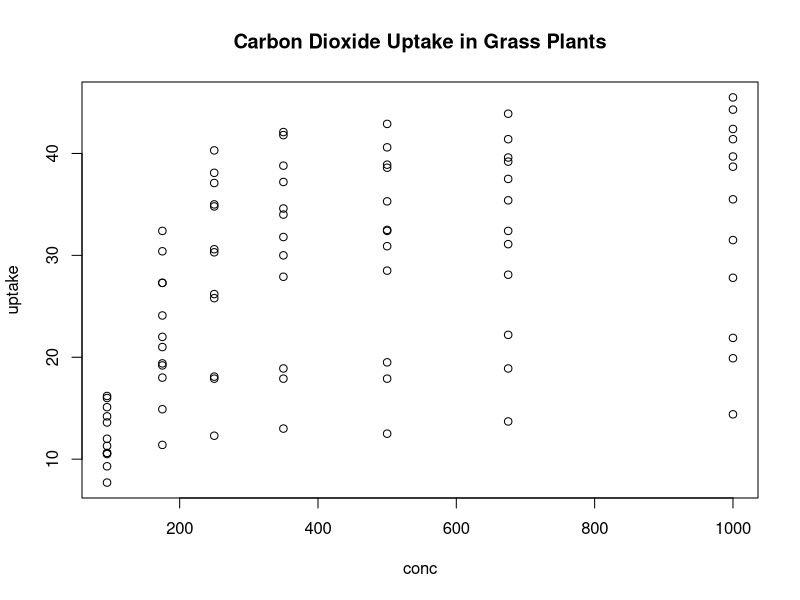
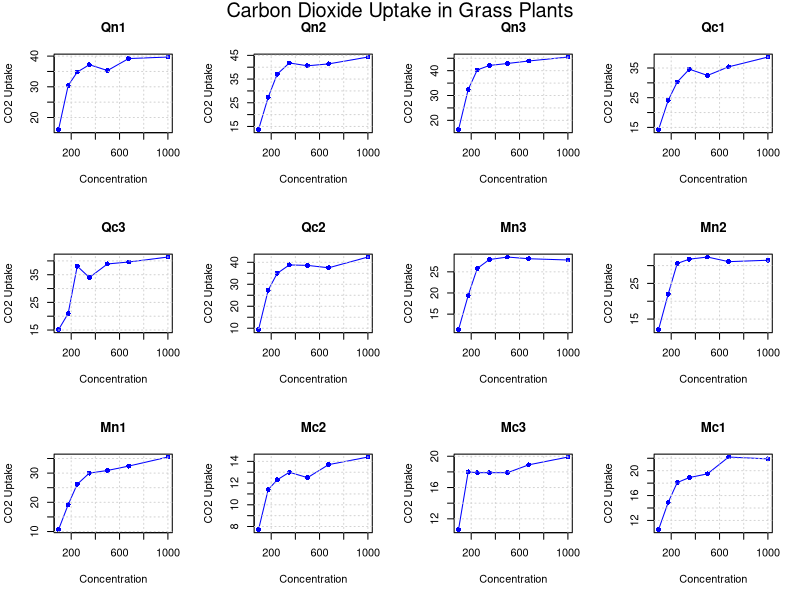
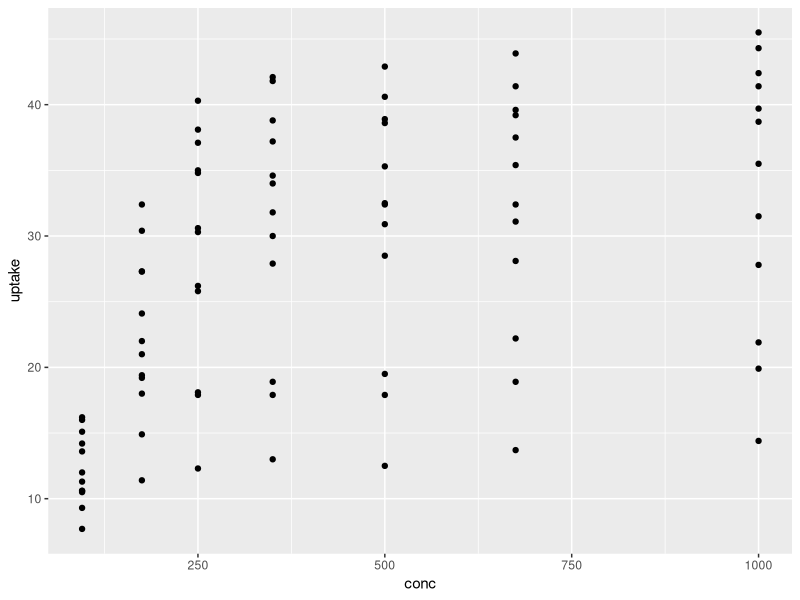
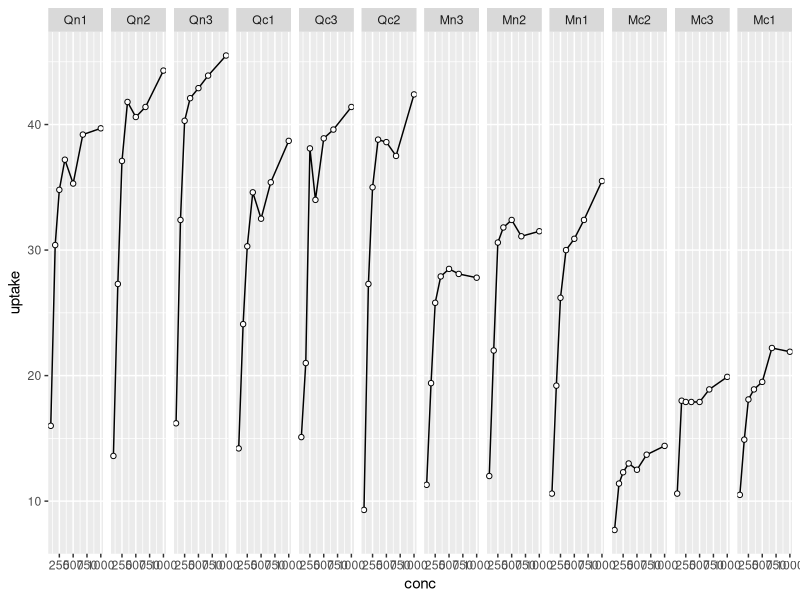
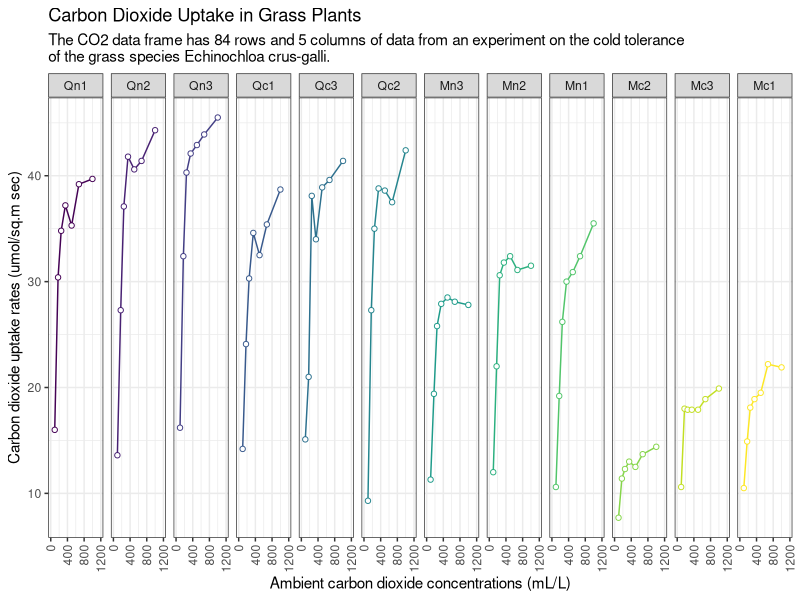
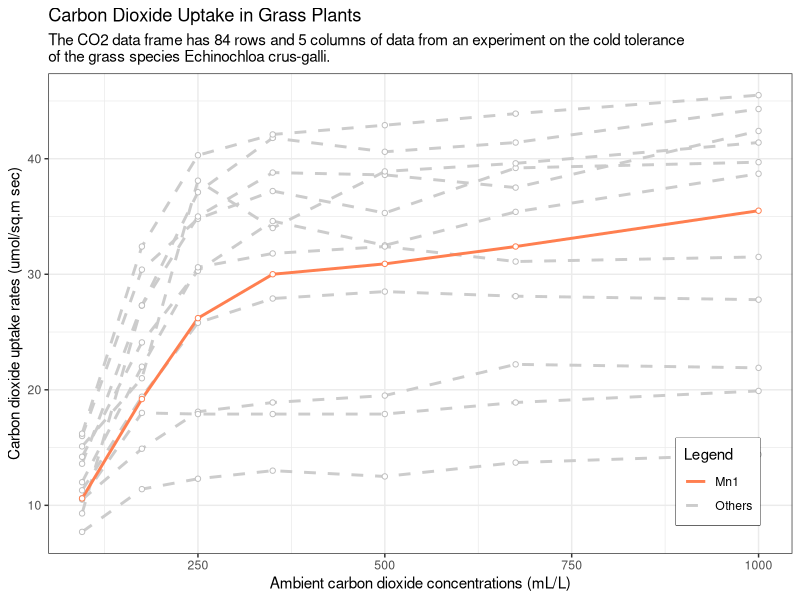
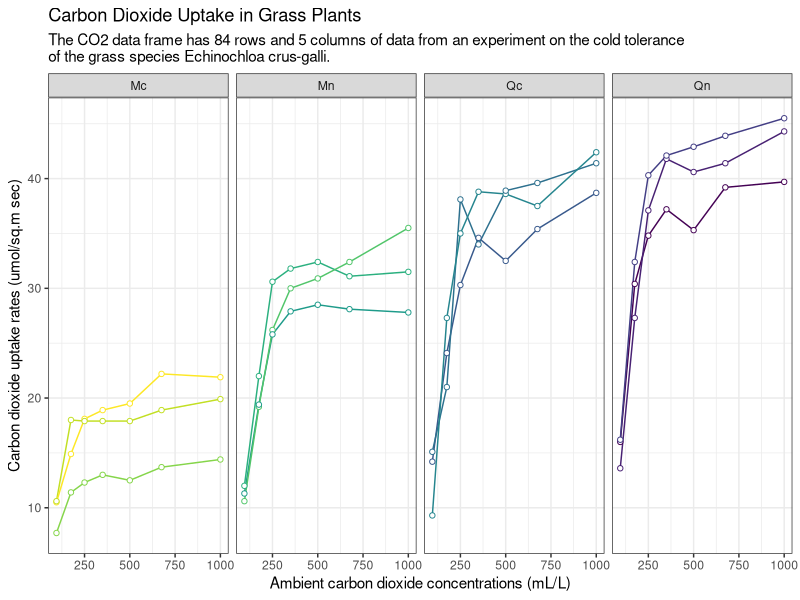
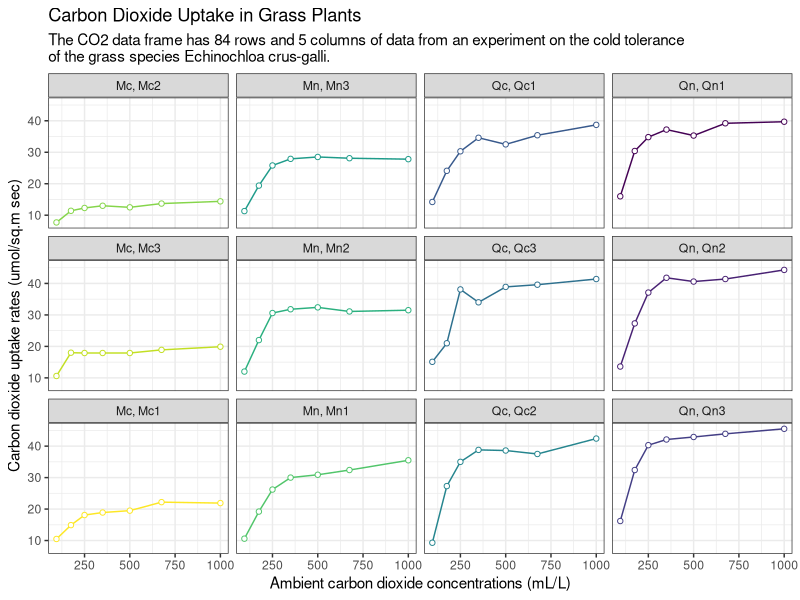

The R source for these figures, in order:
## ---- chunk 1
graphics.off()
rm(list = ls())
gc()

## ---- chunk 2
version
## ---- chunk 3
library(tidyverse)

## ---- chunk 4
CO2 |> head()
## ---- chunk 5
CO2 |> class()
## ---- chunk 6
CO2 |> dim()
## ---- chunk 7
unique(CO2[,1:3])
## ---- chunk 8
plot(formula = uptake ~ conc,
     data = CO2,
     type = "p", 
     main = "Carbon Dioxide Uptake in Grass Plants")
## ---- chunk 9
# Split the dataset by the "Plant" factor
split_data <- split(CO2, CO2$Plant)

# Set the number of rows and columns in the grid
num_rows <- 3
num_cols <- 4

# Create separate scatterplots for each plant
par(mfrow = c(num_rows, num_cols))

# Get the names of the plants
plant_names <- names(split_data)

# Loop through each plant and create a scatterplot
for (i in 1:min(length(plant_names), num_rows * num_cols)) {
  plant_data <- split_data[[plant_names[i]]]
  
  # Create the scatterplot with points and lines connecting them
  plot(uptake ~ conc, data = plant_data, 
       main = plant_names[i],
       xlab = "Concentration", ylab = "CO2 Uptake",
       col = "blue", pch = 16)  # pch = 16 specifies point shape
  
  lines(uptake ~ conc, data = plant_data, col = "blue")  # Add lines connecting points
  grid() # Add grid each plot
}

# Add the common plot title at the top of the entire grid
mtext("Carbon Dioxide Uptake in Grass Plants", side = 3, line = -1.5, outer = TRUE, cex = 1.2)

# Reset the plotting parameters
par(mfrow = c(1, 1))
## ---- chunk 10
CO2 |> 
  ggplot(aes(conc, uptake)) +
  geom_point()

## ---- chunk 11
CO2 |> 
  ggplot(aes(conc, uptake)) +
  geom_path() +
  geom_point(shape = 21, fill = "white", color = "black") +
  facet_wrap(vars(Plant), nrow = 1)
## ---- chunk 12
CO2 |> 
  ggplot(aes(conc, uptake, color = Plant)) +
  geom_path(show.legend = FALSE) +
  geom_point(aes(color = Plant), shape = 21, fill = "white", show.legend = FALSE) +
  facet_wrap(vars(Plant), nrow = 1) +
  scale_x_continuous(limits = c(0,1200), breaks = seq(0,1200,400)) +
  labs(title = "Carbon Dioxide Uptake in Grass Plants",
       subtitle = paste0("The CO2 data frame has 84 rows and 5 columns of data from an experiment on the cold tolerance","\n" ,
                         "of the grass species Echinochloa crus-galli."),
       x = "Ambient carbon dioxide concentrations (mL/L)",
       y = "Carbon dioxide uptake rates (umol/sq.m sec)",
       color = "Legend") +
  theme_bw() +
  theme(axis.text.x = element_text(angle = 90, hjust = 1, vjust = 0.5))
## ---- chunk 13
CO2 |> 
  ggplot(aes(conc, uptake, group = Plant, label = Plant)) +
  # path color sets by color name then determine color in scale_color_manual()
  geom_path(data = subset(CO2, Plant != "Mn1"), aes(color = "Others"), linewidth = 1, lty = 2) +
  geom_path(data = subset(CO2, Plant == "Mn1"), aes(color = "Mn1"), linewidth = 1, lty = 1) +
  # point color determines in geom_point() directly
  geom_point(data = subset(CO2, Plant != "Mn1"), shape = 21, fill = "white", color = "gray") +
  geom_point(data = subset(CO2, Plant == "Mn1"), shape = 21, fill = "white", color = "coral") +
  scale_color_manual(values = c("Others" = "gray80","Mn1" = "coral")) +
  labs(title = "Carbon Dioxide Uptake in Grass Plants",
       subtitle = paste0("The CO2 data frame has 84 rows and 5 columns of data from an experiment on the cold tolerance","\n" ,
                         "of the grass species Echinochloa crus-galli."),
       x = "Ambient carbon dioxide concentrations (mL/L)",
       y = "Carbon dioxide uptake rates (umol/sq.m sec)",
       color = "Legend") +
  theme_bw() + 
  theme(legend.position = c(0.9, 0.15), # Caution!!! it is relative position ex) 0: left end ~ 1: right end
        legend.background = element_rect(fill = "white"),
        legend.box.background = element_rect(color = "black"))
## ---- chunk 14
df <- 
  CO2 |> 
  mutate(category = case_when(str_detect(Plant, "Qn") ~ "Qn",
                              str_detect(Plant, "Qc") ~ "Qc",
                              str_detect(Plant, "Mn") ~ "Mn",
                              str_detect(Plant, "Mc") ~ "Mc",
                              .default = "Unknown"))
df |> head()
## ---- chunk 15
df |> 
  ggplot(aes(conc, uptake, color = Plant)) +
  geom_path(show.legend = FALSE) +
  geom_point(aes(color = Plant), shape = 21, fill = "white", show.legend = FALSE) +
  facet_wrap(vars(category), nrow = 1) +
  labs(title = "Carbon Dioxide Uptake in Grass Plants",
       subtitle = paste0("The CO2 data frame has 84 rows and 5 columns of data from an experiment on the cold tolerance","\n" ,
                         "of the grass species Echinochloa crus-galli."),
       x = "Ambient carbon dioxide concentrations (mL/L)",
       y = "Carbon dioxide uptake rates (umol/sq.m sec)",
       color = "Legend") +
  theme_bw()
## ---- chunk 16
df |> 
  ggplot(aes(conc, uptake, color = Plant)) +
  geom_path(show.legend = FALSE) +
  geom_point(aes(color = Plant), shape = 21, fill = "white", show.legend = FALSE) +
  facet_wrap(vars(category, Plant), ncol = 4, dir = "v", labeller = labeller(.multi_line = FALSE)) +
  labs(title = "Carbon Dioxide Uptake in Grass Plants",
       subtitle = paste0("The CO2 data frame has 84 rows and 5 columns of data from an experiment on the cold tolerance","\n" ,
                         "of the grass species Echinochloa crus-galli."),
       x = "Ambient carbon dioxide concentrations (mL/L)",
       y = "Carbon dioxide uptake rates (umol/sq.m sec)",
       color = "Legend") +
  theme_bw()
## ---- chunk 17
ggsave("image.png")
